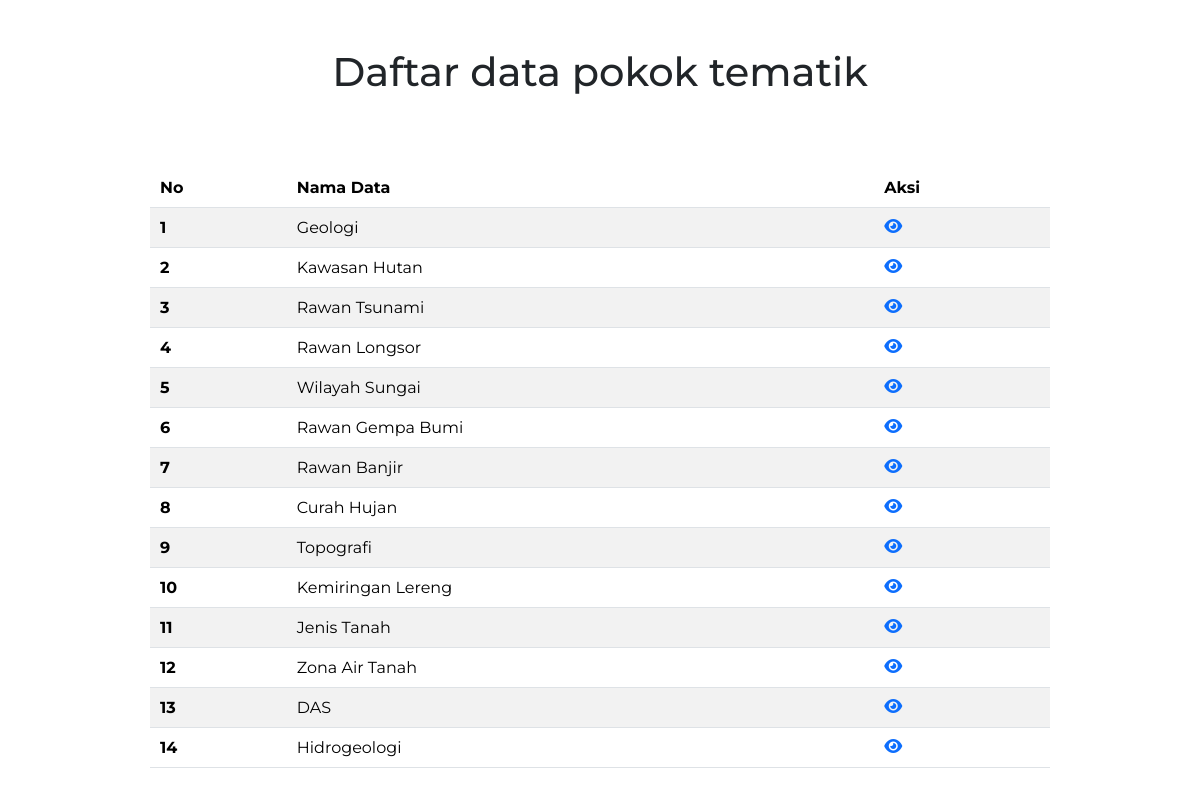
Screenshot of /backend/daftar-data-tematik.php (signed in) with the database file from the repository.
### tables this page shows
CREATE TABLE `data_tematik` (
  `id` int NOT NULL,
  `nama_data` varchar(255) DEFAULT NULL
);

### backend/daftar-data-tematik.php (called while the page is built, shortened)
<?php
require 'functions/functions.php';
$getdata = query("SELECT * FROM data_tematik");
$i = 1;
require 'views/daftar-data-tematik.view.php';

### backend/functions/functions.php (called while the page is built, shortened)
<?php
include_once 'sweetalert.php';
if (!function_exists('koneksi')) {
    function koneksi()
    {
        $conn = mysqli_connect("localhost", "root", "", "webgis_cilegon");
        return $conn;
    }
}
if (!function_exists('query')) {
    function query($sql, $params = [])
    {
        $conn = koneksi();
        $stmt = mysqli_prepare($conn, $sql);
        $result = mysqli_stmt_execute($stmt);
        $rows = [];
        $result_set = mysqli_stmt_get_result($stmt);
        while ($row = mysqli_fetch_assoc($result_set)) {
            $rows[] = $row;
        }
        return $rows;
    }
}

### backend/views/daftar-data-tematik.view.php (the view, shortened to what this page needs)
<?php include 'views/partials/starter-head.php' ?>
<div class="container-fluid">
    <h1 class="mt-5 mb-2 text-center text-dark">Daftar data pokok tematik</h1>
    <div class="row w-75 m-auto">
        <div id="search-container" class="table-responsive mt-3">
            <table class="table table-striped m-auto mt-5">
                <thead>
                    <tr class="fofa">
                        <th scope="col">No</th>
                        <th scope="col">Nama Data</th>
                        <th scope="col">Aksi</th>
                    </tr>
                </thead>
                <tbody>
                    <?php foreach ($getdata as $a) : ?>
                    <tr>
                        <th class="=" scope="row"><?= $i++; ?></th>
                        <td><?= $a['nama_data']; ?></td>
                        <td><a href="detail-data-tematik?id=<?= $a['id']; ?>"><i class="fa-solid fa-eye"></i></a>
                        </td>
                    </tr>
                    <?php endforeach; ?>
                </tbody>
            </table>
        </div>
    </div>
</div>
<?php include 'views/partials/starter-foot.php' ?>

### backend/css/default.css (style rules this page uses)
* { padding: 0 !important; margin: 0 !important; }

### backend/css/daftar-tematik.css (style rules this page uses)
* { font-family: Montserrat; }
th { padding: 10px !important; }
td { padding: 10px !important; }

### rows the page displays
data_tematik: nama_data "Geologi"
data_tematik: nama_data "Kawasan Hutan"
data_tematik: nama_data "Rawan Tsunami"
data_tematik: nama_data "Rawan Longsor"
data_tematik: nama_data "Wilayah Sungai"
data_tematik: nama_data "Rawan Gempa Bumi"
data_tematik: nama_data "Rawan Banjir"
data_tematik: nama_data "Curah Hujan"
data_tematik: nama_data "Topografi"
data_tematik: nama_data "Kemiringan Lereng"
data_tematik: nama_data "Jenis Tanah"
data_tematik: nama_data "Zona Air Tanah"
data_tematik: nama_data "DAS"
data_tematik: nama_data "Hidrogeologi"
